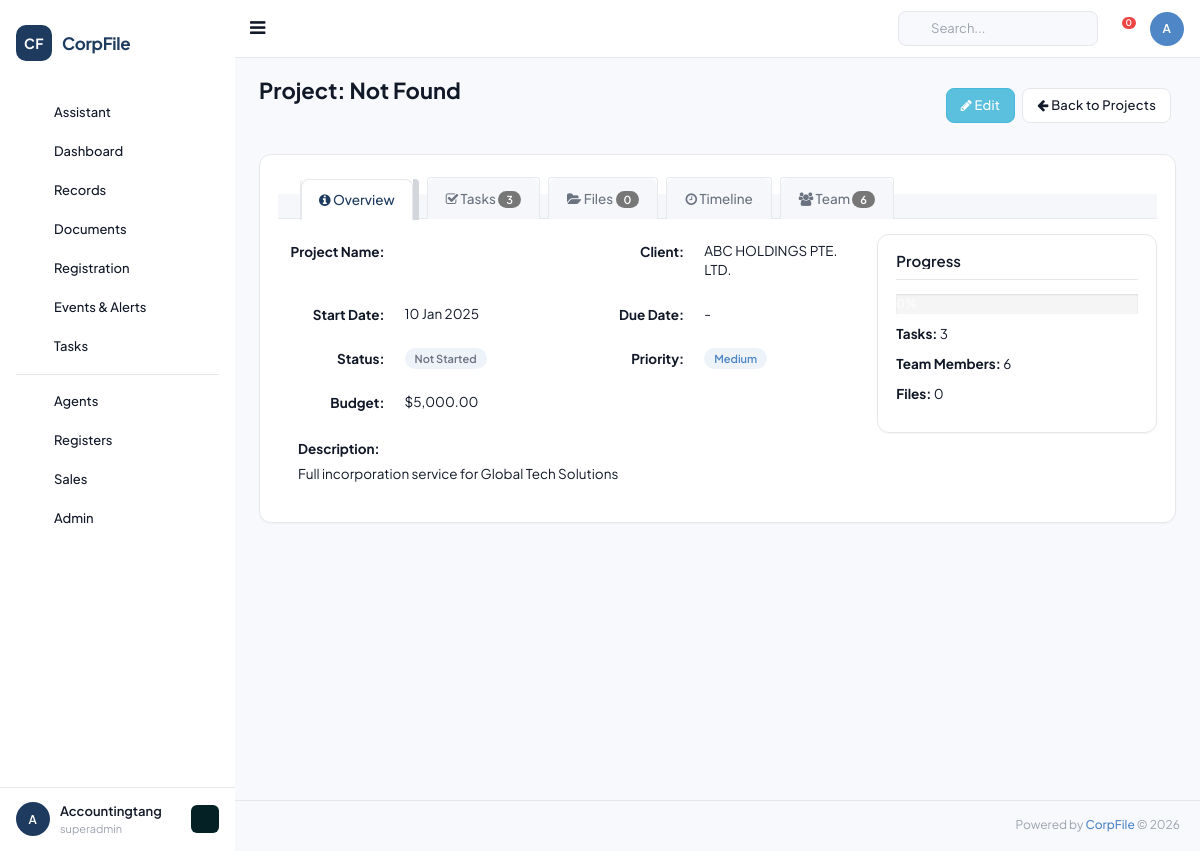
Page /crm_project_view/1 (signed in) on the committed database.
### tables this page shows
CREATE TABLE `projects` (
  `id` INT UNSIGNED AUTO_INCREMENT PRIMARY KEY,
  `client_id` INT UNSIGNED NOT NULL,
  `company_id` INT UNSIGNED DEFAULT NULL,
  `project_name` VARCHAR(500) NOT NULL,
  `description` TEXT DEFAULT NULL,
  `start_date` DATE DEFAULT NULL,
  `end_date` DATE DEFAULT NULL,
  `status_id` INT UNSIGNED DEFAULT NULL,
  `priority_id` INT UNSIGNED DEFAULT NULL,
  `assigned_to` INT UNSIGNED DEFAULT NULL,
  `budget` DECIMAL(12,2) DEFAULT 0,
  `created_by` INT UNSIGNED DEFAULT NULL,
  `created_at` DATETIME DEFAULT CURRENT_TIMESTAMP,
  `updated_at` DATETIME DEFAULT CURRENT_TIMESTAMP ON UPDATE CURRENT_TIMESTAMP,
  FOREIGN KEY (`client_id`) REFERENCES `clients`(`id`)
);

CREATE TABLE `companies` (
  `id` INT UNSIGNED AUTO_INCREMENT PRIMARY KEY,
  `client_id` INT UNSIGNED NOT NULL,
  `company_name` VARCHAR(500) NOT NULL,
  `former_name` VARCHAR(500) DEFAULT NULL,
  `trading_name` VARCHAR(500) DEFAULT NULL,
  `company_id_code` VARCHAR(100) DEFAULT NULL COMMENT 'Company ID field',
  `company_type_id` INT UNSIGNED DEFAULT NULL,
  `registration_number` VARCHAR(100) DEFAULT NULL COMMENT 'Local/Foreign reg number',
  `acra_registration_number` VARCHAR(100) DEFAULT NULL COMMENT 'ACRA UEN',
  `country` VARCHAR(100) DEFAULT 'SINGAPORE',
  `region_id` INT UNSIGNED DEFAULT NULL,
  `incorporation_date` DATE DEFAULT NULL,
  `entity_status` VARCHAR(50) DEFAULT 'Active' COMMENT 'ACRA status',
  `internal_css_status` VARCHAR(50) DEFAULT NULL COMMENT 'Pre-Incorp/Active/Terminated/Dormant/etc',
  `risk_assessment_rating` VARCHAR(20) DEFAULT NULL,
  `common_seal` VARCHAR(10) DEFAULT NULL,
  `company_stamp` VARCHAR(10) DEFAULT NULL,
  `related_industry_id` INT UNSIGNED DEFAULT NULL,
  `market_segment_id` INT UNSIGNED DEFAULT NULL,
  `public_interest_company` VARCHAR(10) DEFAULT NULL,
  `legis_entity_name` VARCHAR(255) DEFAULT NULL,
  `jurisdiction_incorp_name` VARCHAR(255) DEFAULT NULL,
  `jurisdiction_corp_name` VARCHAR(255) DEFAULT NULL,
  `jurisdiction_corp_id` VARCHAR(100) DEFAULT NULL,
  `strike_off_date` DATE DEFAULT NULL,
  `liquid_strike_off_date` DATE DEFAULT NULL,
  `terminate_date` DATE DEFAULT NULL,
  `dormant_date` DATE DEFAULT NULL,
  `liquidated_date` DATE DEFAULT NULL,
   
  `activity_1` VARCHAR(100) DEFAULT NULL,
  `activity_1_desc_default` TEXT DEFAULT NULL,
  `activity_1_desc_user` TEXT DEFAULT NULL,
  `activity_2` VARCHAR(100) DEFAULT NULL,
  `activity_2_desc_default` TEXT DEFAULT NULL,
  `activity_2_desc_user` TEXT DEFAULT NULL,
   
  `ord_issued_share_capital` DECIMAL(20,2) DEFAULT 0,
  `ord_currency` VARCHAR(10) DEFAULT 'SGD',
  `no_ord_shares` INT DEFAULT 0,
  `paid_up_capital` DECIMAL(20,2) DEFAULT 0,
  `paid_up_capital_currency` VARCHAR(10) DEFAULT 'SGD',
  `spec_issued_share_capital` DECIMAL(20,2) DEFAULT 0,
  `spec_currency` VARCHAR(10) DEFAULT 'SGD',
  `no_spec_shares` INT DEFAULT 0,
   
  `fye_date` DATE DEFAULT NULL,
  `financial_date` DATE DEFAULT NULL,
  `next_agm_due` DATE DEFAULT NULL,
  `date_of_agm` DATE DEFAULT NULL,
  `date_of_ar` DATE DEFAULT NULL,
  `last_ar_filing` DATE DEFAULT NULL,
   
  `contact_person` VARCHAR(255) DEFAULT NULL,
  `auditor_name` VARCHAR(255) DEFAULT NULL,
  `phone1_code` VARCHAR(10) DEFAULT '65',
  `phone1_number` VARCHAR(50) DEFAULT NULL,
  `phone2_code` VARCHAR(10) DEFAULT '65',
  `phone2_number` VARCHAR(50) DEFAULT NULL,
  `fax_code` VARCHAR(10) DEFAULT '65',
  `fax_number` VARCHAR(50) DEFAULT NULL,
  `website` VARCHAR(255) DEFAULT NULL,
  `email` VARCHAR(255) DEFAULT NULL,
   
  `bank_name_id` INT UNSIGNED DEFAULT NULL,
  `bank_account_number` VARCHAR(100) DEFAULT NULL,
   
  `service_name_id` INT UNSIGNED DEFAULT NULL,
  `service_appoint_date` DATE DEFAULT NULL,
  `service_termination_date` DATE DEFAULT NULL,
  `service_status` VARCHAR(50) DEFAULT NULL,
   
  `remarks` TEXT DEFAULT NULL,
  `additional_remarks` TEXT DEFAULT NULL,
   
  `logo` VARCHAR(500) DEFAULT NULL,
   
  `is_css_client` TINYINT DEFAULT 1,
  `is_taxation_client` TINYINT DEFAULT 0,
  `is_accounting_client` TINYINT DEFAULT 0,
  `is_audit_client` TINYINT DEFAULT 0,
  `is_outsrc_accounting` TINYINT DEFAULT 0,
  `is_outsrc_tax` TINYINT DEFAULT 0,
  `is_payroll_client` TINYINT DEFAULT 0,
  `is_compilation_client` TINYINT DEFAULT 0,
  `is_ask_client` TINYINT DEFAULT 0,
  `is_m_and_a_client` TINYINT DEFAULT 0,
  `is_hr_client` TINYINT DEFAULT 0,
  `is_scrutinisation_client` TINYINT DEFAULT 0,
  `is_gst_client` TINYINT DEFAULT 0,
  `is_wp_ep_client` TINYINT DEFAULT 0,
  `is_commercial_accounting` TINYINT DEFAULT 0,
  `is_personal_tax` TINYINT DEFAULT 0,
  `is_auditor` TINYINT DEFAULT 0,
  `is_corporate_shareholder` TINYINT DEFAULT 0,
  `is_fund_management` TINYINT DEFAULT 0,
  `is_corporate_director` TINYINT DEFAULT 0,
  `is_corporate_owner` TINYINT DEFAULT 0,
  `is_external_corp_sec` TINYINT DEFAULT 0,
  `is_sub_fund` TINYINT DEFAULT 0,
  `is_agent` TINYINT DEFAULT 0,
  `is_corporate_controller` TINYINT DEFAULT 0,
  `is_corporate_partner` TINYINT DEFAULT 0,
  `is_representative_office` TINYINT DEFAULT 0,
  `is_odi` TINYINT DEFAULT 0,
  `is_resident_representative` TINYINT DEFAULT 0,
  `is_liquidator` TINYINT DEFAULT 0,
  `is_hrs_client` TINYINT DEFAULT 0,
  `is_trust_fund` TINYINT DEFAULT 0,
   
  `is_prospect` TINYINT DEFAULT 0,
  `is_client` TINYINT DEFAULT 1,
  `is_non_client` TINYINT DEFAULT 0,
   
  `created_by` INT UNSIGNED DEFAULT NULL,
  `created_at` DATETIME DEFAULT CURRENT_TIMESTAMP,
  `updated_at` DATETIME DEFAULT CURRENT_TIMESTAMP ON UPDATE CURRENT_TIMESTAMP,
  FOREIGN KEY (`client_id`) REFERENCES `clients`(`id`) ON DELETE CASCADE,
  KEY `idx_company_name` (`company_name`(100)),
  KEY `idx_registration` (`registration_number`),
  KEY `idx_acra` (`acra_registration_number`)
);

### application/views/crm/project_view.php (the view, shortened to what the rows shown need)
<?php if (!$project): ?>
    <div class="alert alert-danger">Project not found.</div>
<?php else: ?>
<div class="row">
    <div class="col-md-12">
        <div class="x_panel">
            <div class="x_content">
                <ul class="nav nav-tabs bar_tabs" role="tablist">
                    <li role="presentation" class="active">
                        <a href="#tab_overview" role="tab" data-toggle="tab"><i class="fa fa-info-circle"></i> Overview</a>
                    </li>
                    <li role="presentation">
                        <a href="#tab_tasks" role="tab" data-toggle="tab"><i class="fa fa-check-square-o"></i> Tasks <span class="badge"><?= count($tasks) ?></span></a>
                    </li>
                    <li role="presentation">
                        <a href="#tab_files" role="tab" data-toggle="tab"><i class="fa fa-folder-open"></i> Files <span class="badge"><?= count($files) ?></span></a>
                    </li>
                    <li role="presentation">
                        <a href="#tab_timeline" role="tab" data-toggle="tab"><i class="fa fa-clock-o"></i> Timeline</a>
                    </li>
                    <li role="presentation">
                        <a href="#tab_team" role="tab" data-toggle="tab"><i class="fa fa-users"></i> Team <span class="badge"><?= count($team) ?></span></a>
                    </li>
                </ul>
                <div class="tab-content">
                    <div id="tab_overview" class="tab-pane fade in active" role="tabpanel">
                        <div style="margin-top:15px;">
                            <div class="row">
                                <div class="col-md-8">
                                    <div class="row form-horizontal">
                                        <div class="col-md-6">
                                            <div class="form-group">
                                                <label class="col-md-5 control-label"><strong>Project Name:</strong></label>
                                                <div class="col-md-7"><p class="form-control-static"><?= htmlspecialchars($project->name ?? '') ?></p></div>
                                            </div>
                                        </div>
                                        <div class="col-md-6">
                                            <div class="form-group">
                                                <label class="col-md-5 control-label"><strong>Client:</strong></label>
                                                <div class="col-md-7"><p class="form-control-static"><?= htmlspecialchars($project->client_name ?? '') ?></p></div>
                                            </div>
                                        </div>
                                    </div>
                                    <div class="row form-horizontal">
                                        <div class="col-md-6">
                                            <div class="form-group">
                                                <label class="col-md-5 control-label"><strong>Start Date:</strong></label>
                                                <div class="col-md-7"><p class="form-control-static"><?= !empty($project->start_date) ? date('d M Y', strtotime($project->start_date)) : '-' ?></p></div>
                                            </div>
                                        </div>
                                        <div class="col-md-6">
                                            <div class="form-group">
                                                <label class="col-md-5 control-label"><strong>Due Date:</strong></label>
                                                <div class="col-md-7"><p class="form-control-static"><?= !empty($project->due_date) ? date('d M Y', strtotime($project->due_date)) : '-' ?></p></div>
                                            </div>
                                        </div>
                                    </div>
                                    <div class="row form-horizontal">
                                        <div class="col-md-6">
                                            <div class="form-group">
                                                <label class="col-md-5 control-label"><strong>Status:</strong></label>
                                                <div class="col-md-7">
                                                    <p class="form-control-static">
                                                        <?php
                                                        $status = $project->status ?? 'Not Started';
                                                        $badge = 'label-default';
                                                        ?>
                                                        <span class="label <?= $badge ?>"><?= htmlspecialchars($status) ?></span>
                                                    </p>
                                                </div>
                                            </div>
                                        </div>
                                        <div class="col-md-6">
                                            <div class="form-group">
                                                <label class="col-md-5 control-label"><strong>Priority:</strong></label>
                                                <div class="col-md-7">
                                                    <p class="form-control-static">
                                                        <?php
                                                        $priority = $project->priority ?? 'Medium';
                                                        $pbadge = 'label-info';
                                                        ?>
                                                        <span class="label <?= $pbadge ?>"><?= htmlspecialchars($priority) ?></span>
                                                    </p>
                                                </div>
                                            </div>
                                        </div>
                                    </div>
                                    <div class="row form-horizontal">
                                        <div class="col-md-6">
                                            <div class="form-group">
                                                <label class="col-md-5 control-label"><strong>Budget:</strong></label>
                                                <div class="col-md-7"><p class="form-control-static">$<?= number_format($project->budget ?? 0, 2) ?></p></div>
                                            </div>
                                        </div>
                                    </div>
                                    <div class="row">
                                        <div class="col-md-12" style="padding:10px 30px;">
                                            <label><strong>Description:</strong></label>
                                            <p style="white-space:pre-wrap;"><?= htmlspecialchars($project->description ?? '') ?></p>
                                        </div>
                                    </div>
                                </div>
                                <div class="col-md-4">
                                    <div class="x_panel" style="background:#f7f7f7;">
                                        <div class="x_title"><h2>Progress</h2><div class="clearfix"></div></div>
                                        <div class="x_content">
                                            <div class="progress" style="margin-bottom:10px;">
                                            </div>
                                            <p><strong>Tasks:</strong> <?= count($tasks) ?></p>
                                            <p><strong>Team Members:</strong> <?= count($team) ?></p>
                                            <p><strong>Files:</strong> <?= count($files) ?></p>
                                        </div>
                                    </div>
                                </div>
                            </div>
                        </div>
                    </div>
                </div>
            </div>
        </div>
    </div>
</div>
<?php endif; ?>

### rows in the picture
projects: companies.company_name "ABC HOLDINGS PTE. LTD.", start_date "10 Jan 2025", budget "5,000.00", description "Full incorporation service for Global Tech Solutions"

### other values in the picture
$user_initials "A"
$user_name "Accountingtang"
$user_role "superadmin"
$project->name "Not Found"
count($tasks) "3"
count($files) "0"
count($team) "6"
$status "Not Started"
$priority "Medium"
